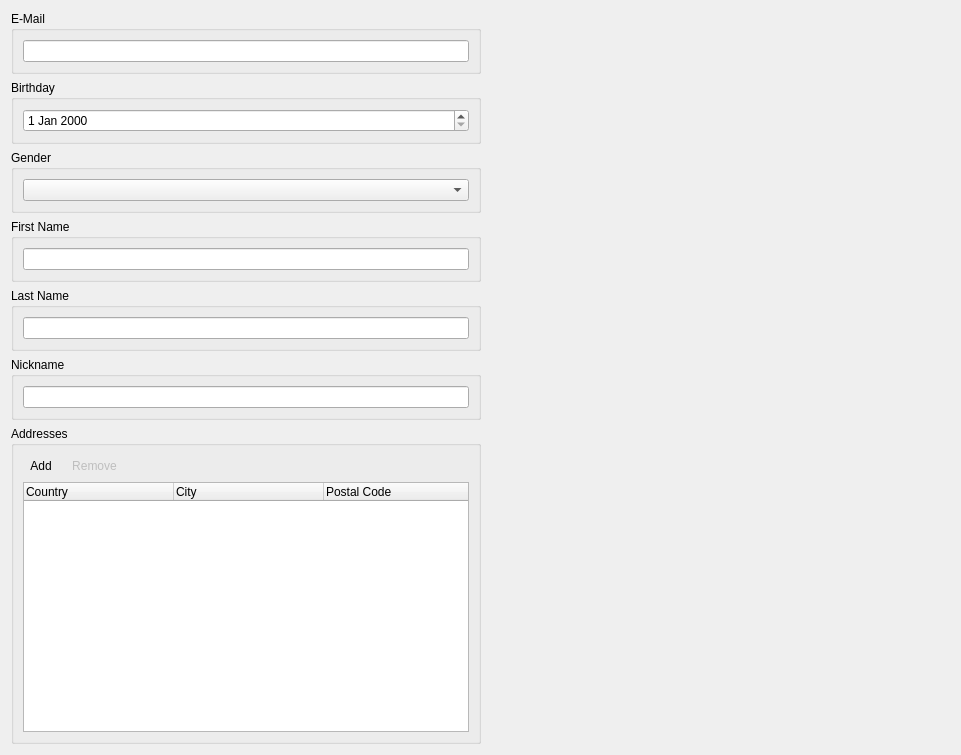
<?xml version="1.0" encoding="UTF-8"?>
<ui version="4.0">
 <class>CContactInfoEditorComp</class>
 <widget class="QWidget" name="CContactInfoEditorComp">
  <property name="geometry">
   <rect>
    <x>0</x>
    <y>0</y>
    <width>961</width>
    <height>706</height>
   </rect>
  </property>
  <property name="windowTitle">
   <string>Edit Contact Information</string>
  </property>
  <property name="styleSheet">
   <string notr="true"/>
  </property>
  <layout class="QHBoxLayout" name="horizontalLayout_2">
   <item>
    <layout class="QVBoxLayout" name="verticalLayout_7">
     <property name="spacing">
      <number>6</number>
     </property>
     <item>
      <widget class="QGroupBox" name="EMailGroup">
       <property name="minimumSize">
        <size>
         <width>400</width>
         <height>0</height>
        </size>
       </property>
       <property name="title">
        <string>E-Mail</string>
       </property>
       <layout class="QVBoxLayout" name="verticalLayout_4">
        <item>
         <widget class="QLineEdit" name="EMailEdit"/>
        </item>
       </layout>
      </widget>
     </item>
     <item>
      <widget class="QGroupBox" name="BirthdayGroup">
       <property name="minimumSize">
        <size>
         <width>400</width>
         <height>0</height>
        </size>
       </property>
       <property name="title">
        <string>Birthday</string>
       </property>
       <layout class="QVBoxLayout" name="verticalLayout_3">
        <item>
         <widget class="QDateEdit" name="BirthdayEdit"/>
        </item>
       </layout>
      </widget>
     </item>
     <item>
      <widget class="QGroupBox" name="GenderGroup">
       <property name="minimumSize">
        <size>
         <width>400</width>
         <height>0</height>
        </size>
       </property>
       <property name="title">
        <string>Gender</string>
       </property>
       <layout class="QVBoxLayout" name="verticalLayout_4">
        <item>
         <widget class="QComboBox" name="GenderCombo"/>
        </item>
       </layout>
      </widget>
     </item>
     <item>
      <widget class="QGroupBox" name="FirstNameGroup">
       <property name="minimumSize">
        <size>
         <width>400</width>
         <height>0</height>
        </size>
       </property>
       <property name="title">
        <string>First Name</string>
       </property>
       <layout class="QVBoxLayout" name="verticalLayout_2">
        <item>
         <widget class="QLineEdit" name="FirstNameEdit"/>
        </item>
       </layout>
      </widget>
     </item>
     <item>
      <widget class="QGroupBox" name="LastNameGroup">
       <property name="minimumSize">
        <size>
         <width>400</width>
         <height>0</height>
        </size>
       </property>
       <property name="title">
        <string>Last Name</string>
       </property>
       <layout class="QVBoxLayout" name="verticalLayout_5">
        <item>
         <widget class="QLineEdit" name="LastNameEdit"/>
        </item>
       </layout>
      </widget>
     </item>
     <item>
      <widget class="QGroupBox" name="NicknameGroup">
       <property name="minimumSize">
        <size>
         <width>400</width>
         <height>0</height>
        </size>
       </property>
       <property name="title">
        <string>Nickname</string>
       </property>
       <layout class="QVBoxLayout" name="verticalLayout_6">
        <item>
         <widget class="QLineEdit" name="NicknameEdit"/>
        </item>
       </layout>
      </widget>
     </item>
     <item>
      <widget class="QGroupBox" name="AddressesGroup">
       <property name="minimumSize">
        <size>
         <width>400</width>
         <height>0</height>
        </size>
       </property>
       <property name="title">
        <string>Addresses</string>
       </property>
       <layout class="QVBoxLayout" name="verticalLayout">
        <item>
         <layout class="QHBoxLayout" name="horizontalLayout">
          <item>
           <widget class="QToolButton" name="AddAddress">
            <property name="text">
             <string>Add</string>
            </property>
            <property name="icon">
             <iconset resource="../imtgui/imtgui.qrc">
              <normaloff>:/Icons/Add</normaloff>:/Icons/Add</iconset>
            </property>
            <property name="autoRaise">
             <bool>true</bool>
            </property>
           </widget>
          </item>
          <item>
           <widget class="QToolButton" name="RemoveAddress">
            <property name="enabled">
             <bool>false</bool>
            </property>
            <property name="text">
             <string>Remove</string>
            </property>
            <property name="icon">
             <iconset resource="../imtgui/imtgui.qrc">
              <normaloff>:/Icons/Delete</normaloff>:/Icons/Delete</iconset>
            </property>
            <property name="autoRaise">
             <bool>true</bool>
            </property>
           </widget>
          </item>
          <item>
           <spacer name="horizontalSpacer">
            <property name="orientation">
             <enum>Qt::Horizontal</enum>
            </property>
            <property name="sizeHint" stdset="0">
             <size>
              <width>40</width>
              <height>20</height>
             </size>
            </property>
           </spacer>
          </item>
         </layout>
        </item>
        <item>
         <widget class="QTreeWidget" name="Addresses">
          <property name="minimumSize">
           <size>
            <width>0</width>
            <height>250</height>
           </size>
          </property>
          <property name="selectionMode">
           <enum>QAbstractItemView::ExtendedSelection</enum>
          </property>
          <property name="indentation">
           <number>0</number>
          </property>
          <attribute name="headerDefaultSectionSize">
           <number>150</number>
          </attribute>
          <column>
           <property name="text">
            <string>Country</string>
           </property>
          </column>
          <column>
           <property name="text">
            <string>City</string>
           </property>
          </column>
          <column>
           <property name="text">
            <string>Postal Code</string>
           </property>
          </column>
         </widget>
        </item>
       </layout>
      </widget>
     </item>
     <item>
      <spacer name="verticalSpacer">
       <property name="orientation">
        <enum>Qt::Vertical</enum>
       </property>
       <property name="sizeHint" stdset="0">
        <size>
         <width>20</width>
         <height>40</height>
        </size>
       </property>
      </spacer>
     </item>
    </layout>
   </item>
   <item>
    <spacer name="horizontalSpacer_2">
     <property name="orientation">
      <enum>Qt::Horizontal</enum>
     </property>
     <property name="sizeHint" stdset="0">
      <size>
       <width>332</width>
       <height>20</height>
      </size>
     </property>
    </spacer>
   </item>
  </layout>
 </widget>
 <resources>
  <include location="../imtgui/imtgui.qrc"/>
 </resources>
 <connections/>
</ui>
